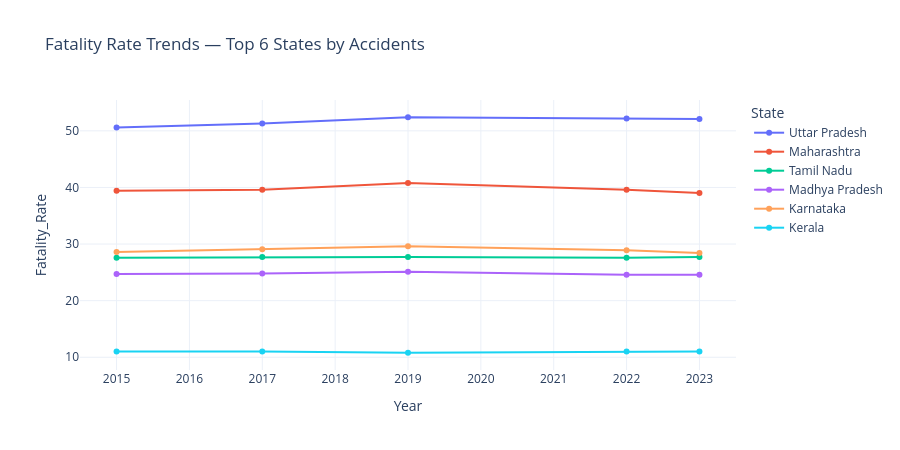

This figure's notebook cell:
### Code cell
# ── Multi-year trend for top states ────────────────────────────
df_2023 = df_state[df_state['Year'] == 2023].copy()
top_states = df_2023.nlargest(6, 'Accidents')['State'].tolist()
df_top = df_state[df_state['State'].isin(top_states)]

fig2 = px.line(
    df_top, x='Year', y='Fatality_Rate',
    color='State', markers=True,
    title='Fatality Rate Trends — Top 6 States by Accidents',
    template='plotly_white', height=450
)
fig2.show()

### Figure 1 — Plotly figure (JSON) as saved in the notebook; plotly's stock layout.template omitted (floating-point values rounded to 4 significant figures)
{"data": [{"hovertemplate": "State=Uttar Pradesh<br>Year=%{x}<br>Fatality_Rate=%{y}<extra></extra>", "legendgroup": "Uttar Pradesh", "line": {"color": "#636efa", "dash": "solid"}, "marker": {"symbol": "circle"}, "mode": "lines+markers", "name": "Uttar Pradesh", "orientation": "v", "showlegend": true, "type": "scatter", "x": [2015, 2017, 2019, 2022, 2023], "xaxis": "x", "y": [50.6, 51.3, 52.4, 52.2, 52.1], "yaxis": "y"}, {"hovertemplate": "State=Maharashtra<br>Year=%{x}<br>Fatality_Rate=%{y}<extra></extra>", "legendgroup": "Maharashtra", "line": {"color": "#EF553B", "dash": "solid"}, "marker": {"symbol": "circle"}, "mode": "lines+markers", "name": "Maharashtra", "orientation": "v", "showlegend": true, "type": "scatter", "x": [2015, 2017, 2019, 2022, 2023], "xaxis": "x", "y": [39.4, 39.6, 40.8, 39.6, 39.0], "yaxis": "y"}, {"hovertemplate": "State=Tamil Nadu<br>Year=%{x}<br>Fatality_Rate=%{y}<extra></extra>", "legendgroup": "Tamil Nadu", "line": {"color": "#00cc96", "dash": "solid"}, "marker": {"symbol": "circle"}, "mode": "lines+markers", "name": "Tamil Nadu", "orientation": "v", "showlegend": true, "type": "scatter", "x": [2015, 2017, 2019, 2022, 2023], "xaxis": "x", "y": [27.6, 27.7, 27.7, 27.6, 27.7], "yaxis": "y"}, {"hovertemplate": "State=Madhya Pradesh<br>Year=%{x}<br>Fatality_Rate=%{y}<extra></extra>", "legendgroup": "Madhya Pradesh", "line": {"color": "#ab63fa", "dash": "solid"}, "marker": {"symbol": "circle"}, "mode": "lines+markers", "name": "Madhya Pradesh", "orientation": "v", "showlegend": true, "type": "scatter", "x": [2015, 2017, 2019, 2022, 2023], "xaxis": "x", "y": [24.7, 24.8, 25.1, 24.6, 24.6], "yaxis": "y"}, {"hovertemplate": "State=Karnataka<br>Year=%{x}<br>Fatality_Rate=%{y}<extra></extra>", "legendgroup": "Karnataka", "line": {"color": "#FFA15A", "dash": "solid"}, "marker": {"symbol": "circle"}, "mode": "lines+markers", "name": "Karnataka", "orientation": "v", "showlegend": true, "type": "scatter", "x": [2015, 2017, 2019, 2022, 2023], "xaxis": "x", "y": [28.6, 29.1, 29.6, 28.9, 28.4], "yaxis": "y"}, {"hovertemplate": "State=Kerala<br>Year=%{x}<br>Fatality_Rate=%{y}<extra></extra>", "legendgroup": "Kerala", "line": {"color": "#19d3f3", "dash": "solid"}, "marker": {"symbol": "circle"}, "mode": "lines+markers", "name": "Kerala", "orientation": "v", "showlegend": true, "type": "scatter", "x": [2015, 2017, 2019, 2022, 2023], "xaxis": "x", "y": [11.0, 11.0, 10.8, 11.0, 11.0], "yaxis": "y"}], "layout": {"height": 450, "legend": {"title": {"text": "State"}, "tracegroupgap": 0}, "title": {"text": "Fatality Rate Trends — Top 6 States by Accidents"}, "xaxis": {"anchor": "y", "domain": [0, 1], "title": {"text": "Year"}}, "yaxis": {"anchor": "x", "domain": [0, 1], "title": {"text": "Fatality_Rate"}}}}
